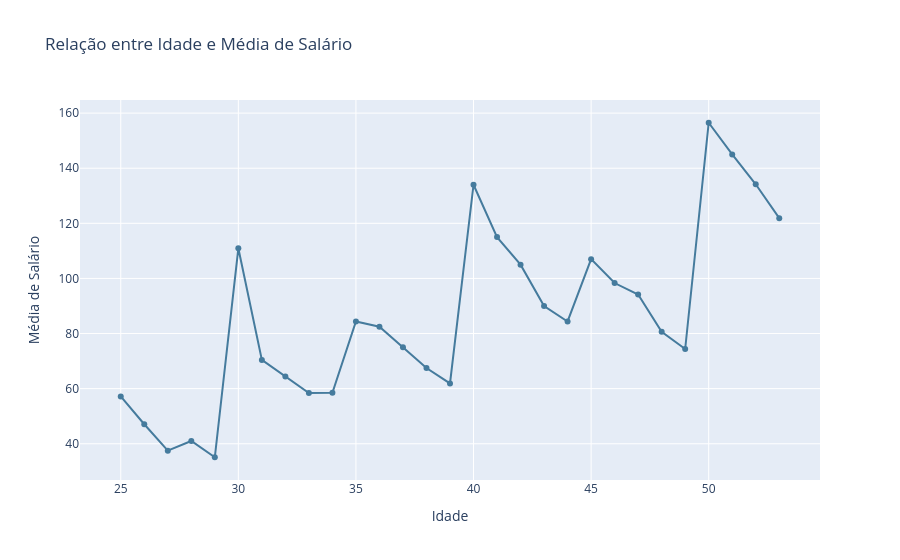

Notebook code for this chart:
### Markdown cell above
### 3.2.3 O salário parece influenciar na idade?

### Code cell
average_salary_by_age = df.groupby('Age')['Income'].mean().reset_index()

fig = px.line(
    average_salary_by_age.round(2),
    x='Age',
    y='Income',
    markers=True,
    title='Relação entre Idade e Média de Salário',
    labels={'Age': 'Idade', 'Income': 'Média de Salário'},
    color_discrete_sequence=['#457b9d']
)

fig.show()

### Figure 1 — Plotly figure (JSON) as saved in the notebook; plotly's stock layout.template omitted (floating-point values rounded to 4 significant figures)
{"data": [{"hovertemplate": "Idade=%{x}<br>Média de Salário=%{y}<extra></extra>", "legendgroup": "", "line": {"color": "#457b9d", "dash": "solid"}, "marker": {"symbol": "circle"}, "mode": "lines+markers", "name": "", "orientation": "v", "showlegend": false, "type": "scatter", "x": [25, 26, 27, 28, 29, 30, 31, 32, 33, 34, 35, 36, 37, 38, 39, 40, 41, 42, 43, 44, 45, 46, 47, 48, 49, 50, 51, 52, 53], "xaxis": "x", "y": [57.19, 47.08, 37.5, 41.0, 35.1, 110.9, 70.42, 64.38, 58.4, 58.5, 84.38, 82.5, 75.0, 67.5, 61.88, 134.0, 115.0, 105.0, 90.0, 84.38, 107.0, 98.33, 94.17, 80.62, 74.38, 156.5, 145.0, 134.2, 121.9], "yaxis": "y"}], "layout": {"legend": {"tracegroupgap": 0}, "title": {"text": "Relação entre Idade e Média de Salário"}, "xaxis": {"anchor": "y", "domain": [0, 1], "title": {"text": "Idade"}}, "yaxis": {"anchor": "x", "domain": [0, 1], "title": {"text": "Média de Salário"}}}}
